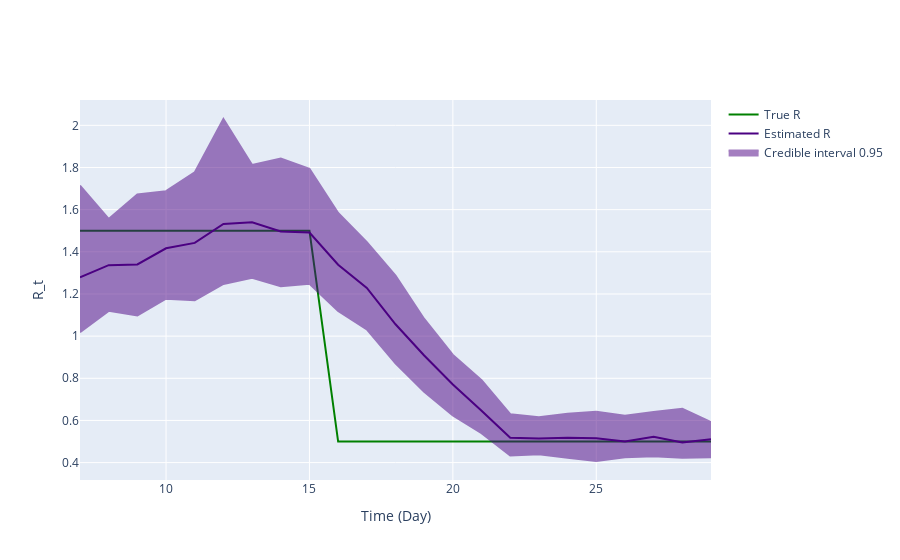

The code cell stored with this chart in its notebook:
### Markdown cell above
## Inference plot using class method results

### Code cell
fig = ReproductionNumberPlot()

fig.add_ground_truth_rt(ground_truth)
fig.add_interval_rt(new_intervals)

fig.update_labels(time_label='Time (Day)', r_label='R_t')

fig.show_figure()

### Figure 1 — Plotly figure (JSON) as saved in the notebook; plotly's stock layout.template omitted (floating-point values rounded to 4 significant figures)
{"data": [{"line": {"color": "green"}, "mode": "lines", "name": "True R", "type": "scatter", "x": [7, 8, 9, 10, 11, 12, 13, 14, 15, 16, 17, 18, 19, 20, 21, 22, 23, 24, 25, 26, 27, 28, 29], "y": [1.5, 1.5, 1.5, 1.5, 1.5, 1.5, 1.5, 1.5, 1.5, 0.5, 0.5, 0.5, 0.5, 0.5, 0.5, 0.5, 0.5, 0.5, 0.5, 0.5, 0.5, 0.5, 0.5]}, {"line": {"color": "indigo"}, "mode": "lines", "name": "Estimated R", "type": "scatter", "x": [7, 8, 9, 10, 11, 12, 13, 14, 15, 16, 17, 18, 19, 20, 21, 22, 23, 24, 25, 26, 27, 28, 29], "y": [1.279, 1.337, 1.34, 1.417, 1.442, 1.532, 1.54, 1.497, 1.492, 1.339, 1.228, 1.056, 0.9084, 0.7706, 0.6458, 0.5177, 0.5138, 0.5184, 0.5153, 0.5002, 0.523, 0.4956, 0.5103]}, {"fill": "toself", "fillcolor": "indigo", "line": {"color": "indigo"}, "mode": "lines", "name": "Credible interval 0.95", "opacity": 0.5, "type": "scatter", "x": [7, 8, 9, 10, 11, 12, 13, 14, 15, 16, 17, 18, 19, 20, 21, 22, 23, 24, 25, 26, 27, 28, 29, 29, 28, 27, 26, 25, 24, 23, 22, 21, 20, 19, 18, 17, 16, 15, 14, 13, 12, 11, 10, 9, 8, 7], "y": [1.714, 1.556, 1.672, 1.688, 1.776, 2.03, 1.812, 1.842, 1.793, 1.584, 1.446, 1.287, 1.081, 0.9108, 0.7904, 0.6294, 0.6154, 0.6317, 0.641, 0.6223, 0.6399, 0.6552, 0.5926, 0.4255, 0.4226, 0.4299, 0.4255, 0.4076, 0.4233, 0.4396, 0.4335, 0.5392, 0.6236, 0.7363, 0.8713, 1.032, 1.12, 1.249, 1.237, 1.277, 1.248, 1.171, 1.177, 1.098, 1.12, 1.019]}], "layout": {"hovermode": "x unified", "xaxis": {"title": {"text": "Time (Day)"}}, "yaxis": {"title": {"text": "R_t"}}}}
